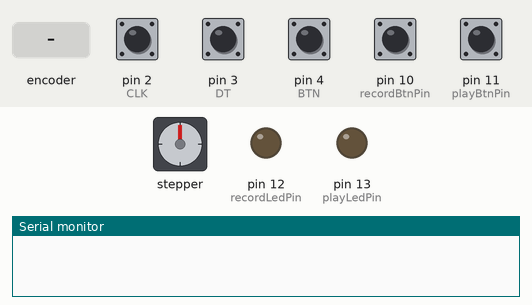
Bench run of a sketch on a simulated Arduino Uno, built with avr-gcc and run on an emulated ATmega328P. On the bench: stepper motor, output pins drawn as LEDs (lit = HIGH), the last lines printed to the serial monitor. Inputs (shaded band) come from the test bench; at power-on: pin 2 (CLK), pin 3 (DT), pin 4 (BTN) HIGH, pin 10 (recordBtnPin), pin 11 (playBtnPin) LOW. Stepper angles assume 200 steps per turn.

Above: at 1.2 s.
1.3 s: rotary encoder on pin 2 (CLK) / pin 3 (DT) turned 1 step (first pin leading)
At 2.2 s:
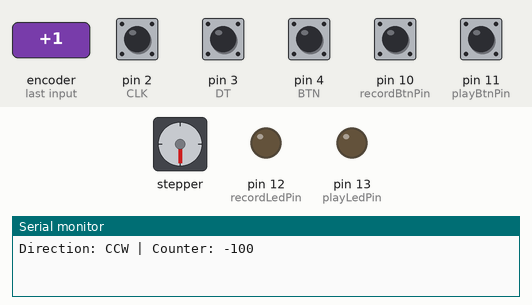
3.2 s: pin 10 (recordBtnPin) pulled HIGH for 0.15 s
At 4.5 s:
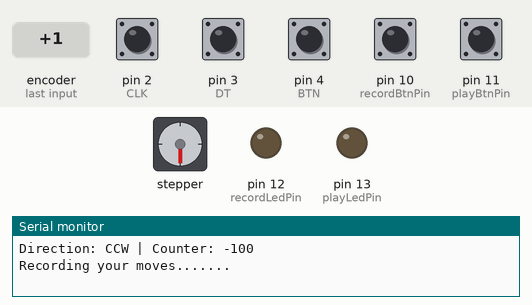
4.8 s: pin 11 (playBtnPin) pulled HIGH for 0.15 s
At 6.0 s:
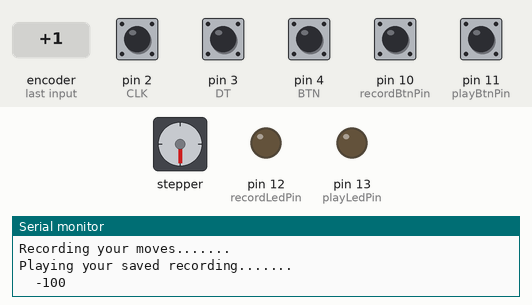
6.4 s: rotary encoder on pin 2 (CLK) / pin 3 (DT) turned 2 steps (second pin leading)
At 7.27 s:
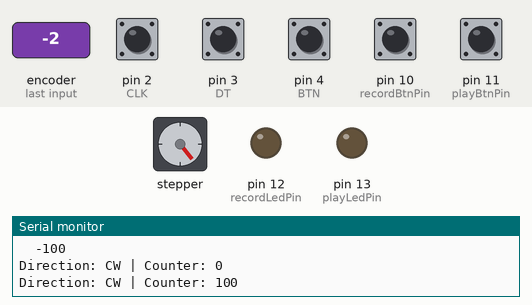
8.8 s: pin 4 (BTN) pulled LOW for 0.15 s
At 9.0 s:
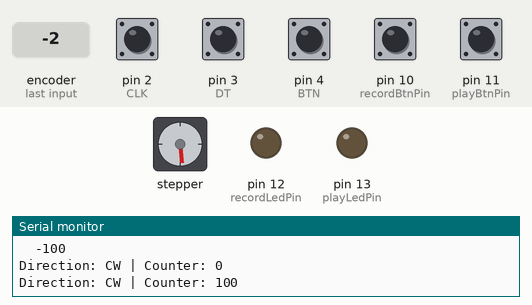
10.6 s: pin 10 (recordBtnPin) pulled HIGH for 1 s
At 11.1 s:
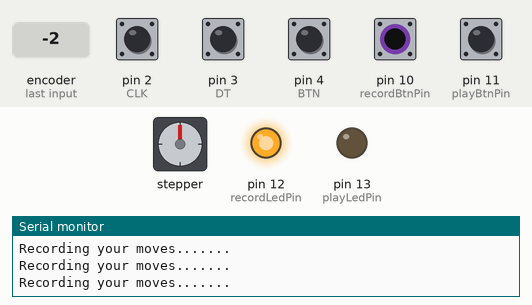
Timing chart, 0 to 13.6 s (numbered marks = the images above; inputs shaded):
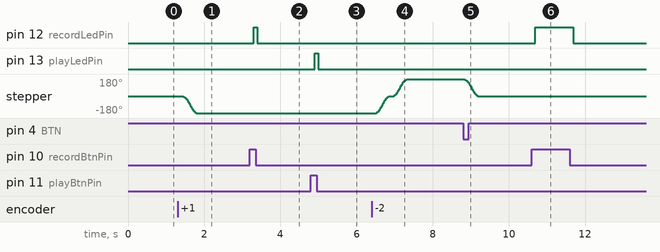

The sketch:

encoder-stepper.ino
```cpp
#include <AccelStepper.h>

#define dirPin 6
#define stepPin 7

#define CLK 2
#define DT 3
#define BTN 4

// this lib just used for setup motor
AccelStepper stepper = AccelStepper(1, stepPin, dirPin);

int BTNState = 0;
int increment = 100;
int index = 0;
int moveDist = 0;
int prevDist = 0;
int counter = 0;
int currentStateCLK;
int lastStateCLK;
String currentDir = "";

//Recording button
const int recordBtnPin = 10;
const int recordLedPin =  12;
int recordBtnState = 0;

//Play button
const int playBtnPin = 11;
const int playLedPin =  13;
int playBtnState = 0;

//memory
int memory[200];

void setup() {
  stepper.setMaxSpeed(4000);
  stepper.setAcceleration(2500);
  stepper.setSpeed(3500);

  // Set encoder pins as inputs
  pinMode(CLK, INPUT);
  pinMode(DT, INPUT);
  pinMode(BTN, INPUT);

  // Setup Serial Monitor
  Serial.begin(115200);

  // Read the initial state of CLK
  lastStateCLK = digitalRead(CLK);

  // Call updateEncoder() when any high/low changed seen
  // on interrupt 0 (pin 2), or interrupt 1 (pin 3)
  attachInterrupt(0, freeMove, CHANGE);
  attachInterrupt(1, freeMove, CHANGE);

  //  Record button & Led configuration
  pinMode(recordBtnPin, INPUT);
  digitalWrite(recordBtnPin, LOW);
  pinMode(recordLedPin, OUTPUT);
  digitalWrite(recordLedPin, LOW);

  //  Play button & Led configuration
  pinMode(playBtnPin, INPUT);
  digitalWrite(playBtnPin, LOW);
  pinMode(playLedPin, OUTPUT);
  digitalWrite(playLedPin, LOW);
}

void startPlaying() {
  Serial.println("Playing your saved recording.......");
  for (int i = 0 ; i < index; i++) {
    Serial.print("\t");
    Serial.println(memory[i]);
    stepper.moveTo(memory[i]);
    while (stepper.distanceToGo() > 0 || stepper.distanceToGo() < 0) {
      stepper.runToPosition();
    }
  }
}

void startRecording() {
  Serial.println("Recording your moves.......");
  moveDist = counter;
  if (prevDist != moveDist) {
    stepper.moveTo(moveDist);
    while (stepper.distanceToGo() > 0 || stepper.distanceToGo() < 0) {
      stepper.runToPosition();
    }
    memory[index] = moveDist;
    index++;
  }
  prevDist = moveDist;
}

void freeMove() {
  if (playBtnState != HIGH) {
    // Read the current state of CLK
    currentStateCLK = digitalRead(CLK);
    // If last and current state of CLK are different, then pulse occurred
    // React to only 1 state change to avoid double count
    if (currentStateCLK != lastStateCLK  && currentStateCLK == 1) {

      // If the DT state is different than the CLK state then
      // the encoder is rotating CCW so decrement
      if (digitalRead(DT) != currentStateCLK) {
        counter = counter - increment;
        currentDir = "CCW";
      } else {
        // Encoder is rotating CW so increment
        counter = counter + increment;
        currentDir = "CW";
      }

      Serial.print("Direction: ");
      Serial.print(currentDir);
      Serial.print(" | Counter: ");
      Serial.println(counter);
    }

    // Remember last CLK state
    lastStateCLK = currentStateCLK;
  }
}


void loop() {
  stepper.runSpeed();

  recordBtnState = digitalRead(recordBtnPin);
  playBtnState = digitalRead(playBtnPin);
  BTNState = digitalRead(BTN);

  moveDist = counter;
  stepper.moveTo(moveDist);
  while (stepper.distanceToGo() > 0 || stepper.distanceToGo() < 0) {
    stepper.runToPosition();
  }

  //for recording
  if (recordBtnState == HIGH) {
    digitalWrite(recordLedPin, HIGH);
    startRecording();
  } else {
    digitalWrite(recordLedPin, LOW);
  }

  //for playing a recording
  if (playBtnState == HIGH) {
    digitalWrite(playLedPin, HIGH);
    startPlaying();
  } else {
    digitalWrite(playLedPin, LOW);
  }

  //  encoder button
  if (BTNState == LOW) {
    stepper.moveTo(0);
    while (stepper.distanceToGo() > 0 || stepper.distanceToGo() < 0) {
      stepper.runToPosition();
    }
    counter = 0;
  }

  delay(100);
}
```

Measured:
- after the input at 1.3 s, stepper: turns 180° counter-clockwise in 0.34 s, starting after 0.15 s
- after the input at 3.2 s, pin 12 (recordLedPin): LOW → HIGH after 0.10 s, → LOW 0.10 s later
- after the input at 4.8 s, pin 13 (playLedPin): LOW → HIGH after 0.10 s, → LOW 0.10 s later
- after the input at 6.4 s, stepper: turns 360° clockwise in 0.80 s, starting after 0.12 s
- after the input at 8.8 s, stepper: turns 180° counter-clockwise in 0.34 s, starting after 0.05 s
- after the input at 10.6 s, pin 12 (recordLedPin): LOW → HIGH after 0.09 s, → LOW 1.0 s later
